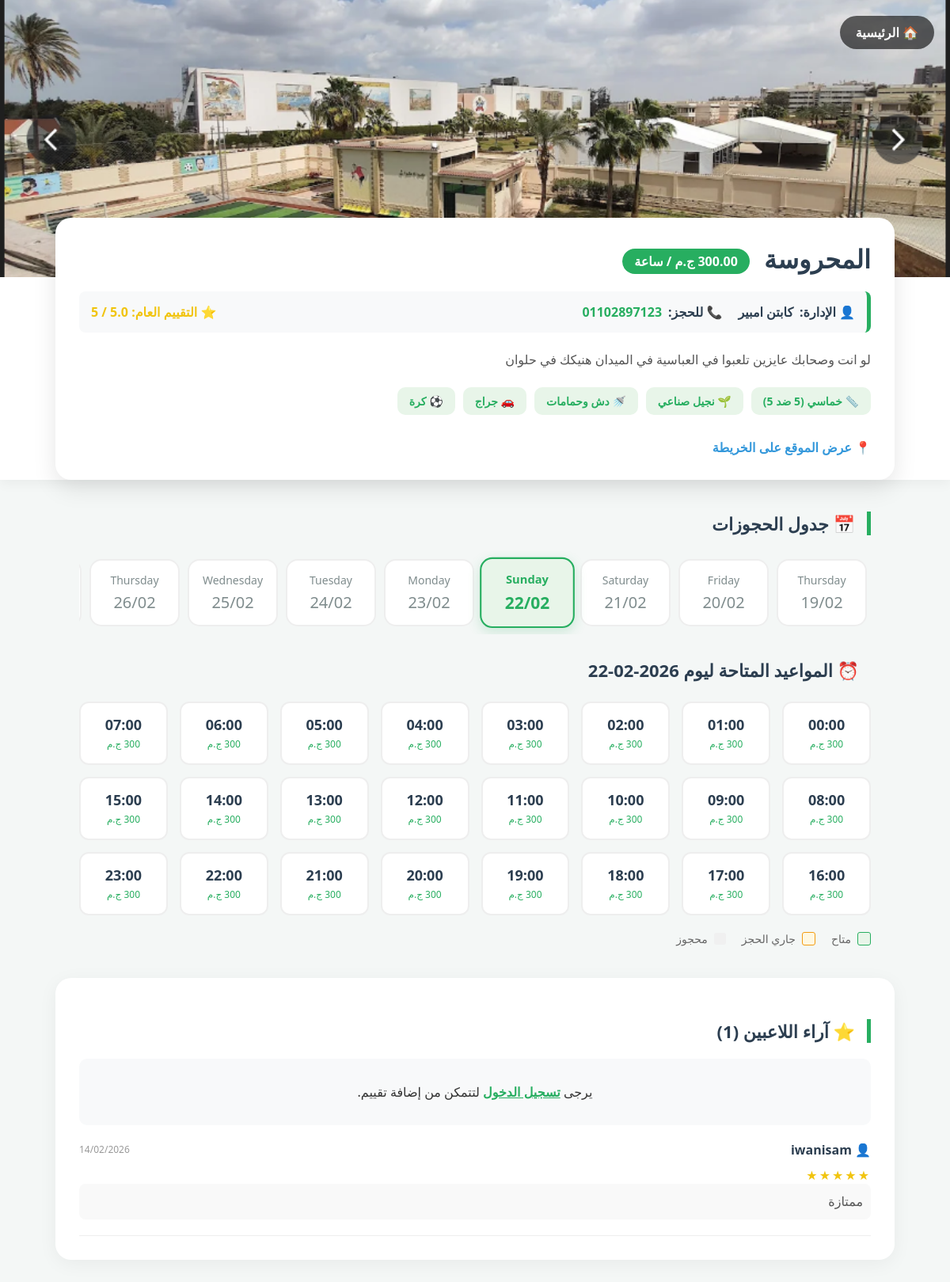
The app's page /pitch/1/?date=2026-02-22 with its own data.
### bookings/models.py (models this page shows, shortened)
class Pitch(models.Model):
    SIZE_CHOICES = [
        ('5x5', 'خماسي (5 ضد 5)'),
        ('7x7', 'سباعي (7 ضد 7)'),
        ('11x11', 'قانوني (11 ضد 11)'),
    ]
    FLOOR_CHOICES = [
        ('Artificial', 'نجيل صناعي'),
        ('Natural', 'نجيل طبيعي'),
        ('Tartan', 'ترتان / مطاط'),
    ]
    name = models.CharField(max_length=100, verbose_name="اسم الملعب")
    price_per_hour = models.DecimalField(max_digits=10, decimal_places=2, verbose_name="سعر الساعة الأساسي")
    image = models.ImageField(upload_to='pitch_images/', blank=True, null=True, verbose_name="صورة الملعب")
    location = models.CharField(max_length=200, blank=True, verbose_name="العنوان نصياً")
    google_map_link = models.URLField(blank=True, null=True, verbose_name="رابط جوجل ماب")
    description = models.TextField(blank=True, verbose_name="وصف ومميزات الملعب")
    phone_number = models.CharField(max_length=15, blank=True, verbose_name="رقم الملعب")
    owner_name = models.CharField(max_length=100, blank=True, verbose_name="اسم صاحب الملعب")
    latitude = models.FloatField(blank=True, null=True, verbose_name="خط العرض (Latitude)")
    longitude = models.FloatField(blank=True, null=True, verbose_name="خط الطول (Longitude)")
    size = models.CharField(max_length=10, choices=SIZE_CHOICES, default='5x5', verbose_name="حجم الملعب")
    floor_type = models.CharField(max_length=20, choices=FLOOR_CHOICES, default='Artificial', verbose_name="نوع الأرضية")
    has_showers = models.BooleanField(default=False, verbose_name="يوجد حمامات/دش")
    has_parking = models.BooleanField(default=False, verbose_name="يوجد جراج")
    has_ball = models.BooleanField(default=True, verbose_name="توفر كرة")
    has_bibs = models.BooleanField(default=False, verbose_name="توفر ماركرات (صديري)")
    class Meta:
        verbose_name = "ملعب"
        verbose_name_plural = "الملاعب"

class Review(models.Model):
    pitch = models.ForeignKey(Pitch, related_name='reviews', on_delete=models.CASCADE, verbose_name="الملعب")
    user = models.ForeignKey(User, on_delete=models.CASCADE, verbose_name="المستخدم")
    rating = models.IntegerField(default=5, verbose_name="التقييم (من 5)")
    comment = models.TextField(blank=True, null=True, verbose_name="التعليق")
    created_at = models.DateTimeField(auto_now_add=True)
    class Meta:
        verbose_name = "تقييم"
        verbose_name_plural = "التقييمات"
        ordering = ['-created_at']

### bookings/views.py (the view, shortened to what this page needs)
# urls.py: path('pitch/<int:pitch_id>/', views.pitch_detail, name='pitch_detail'),
def pitch_detail(request, pitch_id):
    pitch = get_object_or_404(Pitch, id=pitch_id)
    average_rating = pitch.reviews.aggregate(Avg('rating'))['rating__avg'] or 0
    reviews = pitch.reviews.all()
    date_str = request.GET.get('date')
    try: selected_date = datetime.strptime(date_str, '%Y-%m-%d').date()
    except: selected_date = datetime.now().date()
    active_bookings = Booking.objects.filter(
        pitch=pitch, date=selected_date
    ).exclude(status='Cancelled')
    hours_status_map = {int(b.time.split(':')[0]): b.status for b in active_bookings}
    hours_schedule = []
    current_hour = datetime.now().hour
    is_today = (selected_date == datetime.now().date())
    for i in range(24):
        status = hours_status_map.get(i) # هترجع 'Confirmed' أو 'Pending' أو None
        is_past = is_today and i <= current_hour
        hour_price = pitch.price_per_hour
        special_price = PitchPricing.objects.filter(
            pitch=pitch, start_hour__lte=i, end_hour__gt=i
        ).filter(Q(specific_date=selected_date) | Q(specific_date__isnull=True)).order_by('price').first()
        if special_price: hour_price = special_price.price
        hours_schedule.append({
            'hour_display': f"{i:02d}:00",
            'hour_value': i,
            'status': status,      # هنا التغيير المهم: بنبعت الحالة نفسها
            'is_past': is_past,
            'price': hour_price
        })
    days_list = [{'full_date': (datetime.now().date() + timedelta(days=i)).strftime('%Y-%m-%d'),
                  'day_name': (datetime.now().date() + timedelta(days=i)).strftime('%A'),
                  'display': (datetime.now().date() + timedelta(days=i)).strftime('%d/%m')} for i in range(14)]
    related_pitches = Pitch.objects.filter(location=pitch.location).exclude(id=pitch.id)[:3]
    return render(request, 'pitch_detail.html', {
        'pitch': pitch, 'days_list': days_list, 'selected_date': selected_date.strftime('%Y-%m-%d'),
        'hours_schedule': hours_schedule, 'reviews': reviews, 'average_rating': round(average_rating, 1),
        'review_count': reviews.count(), 'related_pitches': related_pitches
    })

### bookings/templates/pitch_detail.html (shortened to what this page needs)
<!DOCTYPE html>
<html dir="rtl" lang="ar">
<head>
</head>
<body>
    <div class="pitch-header">
        <a href="{% url 'home' %}" class="back-btn">🏠 الرئيسية</a>
        {% if pitch.image %}
            <img src="{{ pitch.image.url }}" alt="{{ pitch.name }}" class="cover-image">
        {% else %}
            <div class="cover-image" style="background: linear-gradient(45deg, #2c3e50, #27ae60); display: flex; align-items: center; justify-content: center; color: white; font-size: 80px;">⚽</div>
        {% endif %}
        <div class="pitch-info">
            <div class="pitch-title">
                <h1>{{ pitch.name }} <span class="price-tag">{{ pitch.price_per_hour }} ج.م / ساعة</span></h1>
            </div>
            <div class="owner-box">
                <div class="owner-info">
                    👤 الإدارة: <span>{{ pitch.owner_name|default:"إدارة الملعب" }}</span>
                </div>
                {% if pitch.phone_number %}
                <div class="owner-info">
                    📞 للحجز: <a href="tel:{{ pitch.phone_number }}">{{ pitch.phone_number }}</a>
                </div>
                {% endif %}
                <div class="owner-info" style="margin-right: auto; color: var(--star);">
                    ⭐ التقييم العام: {{ average_rating }} / 5
                </div>
            </div>
            <p class="description">
                {{ pitch.description|default:"لا يوجد وصف إضافي لهذا الملعب حالياً." }}
            </p>
            <div class="features">
                <div class="feature-badge">📏 {{ pitch.get_size_display }}</div>
                <div class="feature-badge">🌱 {{ pitch.get_floor_type_display }}</div>
                {% if pitch.has_showers %}<div class="feature-badge">🚿 دش وحمامات</div>{% endif %}
                {% if pitch.has_parking %}<div class="feature-badge">🚗 جراج</div>{% endif %}
                {% if pitch.has_ball %}<div class="feature-badge">⚽ كرة</div>{% endif %}
            </div>
            {% if pitch.google_map_link %}
                <a href="{{ pitch.google_map_link }}" target="_blank" style="display: inline-block; color: #3498db; font-weight: bold; text-decoration: none; margin-top: 10px;">📍 عرض الموقع على الخريطة</a>
            {% endif %}
        </div>
    </div>
    <div class="container">
        <h3 class="section-title">📅 جدول الحجوزات</h3>
        <div class="days-wrapper">
            {% for day in days_list %}
            <a href="?date={{ day.full_date }}" class="day-card {% if selected_date == day.full_date %}active{% endif %}">
                <span class="day-name">{{ day.day_name }}</span>
                <span class="day-date">{{ day.display }}</span>
            </a>
            {% endfor %}
        </div>
        <h3 class="section-title" style="margin-top: 30px; border: none;">⏰ المواعيد المتاحة ليوم {{ selected_date }}</h3>
        <div class="schedule-grid">
            {% for hour in hours_schedule %}
                {% if hour.status == 'Confirmed' %}
                    <div class="time-slot booked">
                        <span class="slot-time">{{ hour.hour_display }}</span>
                    </div>
                {% elif hour.status == 'Pending' %}
                    <div class="time-slot pending">
                        <span class="slot-time">{{ hour.hour_display }}</span>
                    </div>
                {% elif hour.is_past %}
                    <div class="time-slot past">
                        <span class="slot-time">{{ hour.hour_display }}</span>
                    </div>
                {% else %}
                    <a href="{% url 'booking_confirm' pitch.id hour.hour_value %}?date={{ selected_date }}" class="time-slot available">
                        <span class="slot-time">{{ hour.hour_display }}</span>
                        <span style="font-size: 12px; color: var(--primary);">
                            {% if hour.price %}
                                {{ hour.price|floatformat:0 }} ج.م
                            {% else %}
                                احجز
                            {% endif %}
                        </span>
                    </a>
                {% endif %}
            {% endfor %}
        </div>
        <div style="margin-top: 20px; display: flex; gap: 20px; font-size: 14px; color: #666; flex-wrap: wrap;">
            <div style="display: flex; align-items: center; gap: 8px;"><span style="width: 15px; height: 15px; background: #e8f5e9; border: 1px solid var(--primary); border-radius: 3px;"></span> متاح</div>
            <div style="display: flex; align-items: center; gap: 8px;"><span style="width: 15px; height: 15px; background: #fff8e1; border: 1px solid #f39c12; border-radius: 3px;"></span> جاري الحجز</div>
            <div style="display: flex; align-items: center; gap: 8px;"><span style="width: 15px; height: 15px; background: #f0f0f0; border-radius: 3px;"></span> محجوز</div>
        </div>
    </div>
    <div class="container rating-box">
        <h3 class="section-title">⭐ آراء اللاعبين ({{ review_count }})</h3>
        {% if user.is_authenticated %}
        <form method="POST" style="background: #fcfcfc; padding: 20px; border-radius: 15px; border: 1px solid #eee; margin-bottom: 30px;">
            {% csrf_token %}
            <h4 style="margin-top: 0; color: var(--dark);">شاركنا تجربتك:</h4>
            <div class="star-rating">
                <input type="radio" name="rating" id="star5" value="5"><label for="star5">★</label>
                <input type="radio" name="rating" id="star4" value="4"><label for="star4">★</label>
                <input type="radio" name="rating" id="star3" value="3"><label for="star3">★</label>
                <input type="radio" name="rating" id="star2" value="2"><label for="star2">★</label>
                <input type="radio" name="rating" id="star1" value="1"><label for="star1">★</label>
            </div>
            <textarea name="comment" placeholder="كيف كانت حالة الملعب؟ هل الخدمات جيدة؟" rows="3" style="width: 100%; padding: 12px; border-radius: 8px; border: 1px solid #ddd; resize: vertical; box-sizing: border-box;"></textarea>
            <button type="submit" style="background: var(--dark); color: white; border: none; padding: 10px 25px; border-radius: 8px; font-weight: bold; margin-top: 10px; cursor: pointer;">نشر التقييم</button>
        </form>
        {% else %}
            <div style="background: #f8f9fa; padding: 15px; border-radius: 10px; text-align: center;">
                <p>يرجى <a href="{% url 'login' %}" style="color: var(--primary); font-weight: bold;">تسجيل الدخول</a> لتتمكن من إضافة تقييم.</p>
            </div>
        {% endif %}
        {% for review in reviews %}
        <div class="review-item">
            <div class="review-header">
                <span class="review-user">👤 {{ review.user.username }}</span>
                <span class="review-date">{{ review.created_at|date:"d/m/Y" }}</span>
            </div>
            <div class="review-stars">
                {% if review.rating == 5 %}★★★★★{% endif %}
            </div>
            <p class="review-text">{{ review.comment }}</p>
        </div>
        {% empty %}
            <p style="text-align: center; color: #999; padding: 20px;">لا توجد تقييمات بعد. كن أول من يقيم!</p>
        {% endfor %}
    </div>
</body>
</html>

### bookings/templates/pitch_detail.html (style rules this page uses)
:root { --primary: #27ae60; --dark: #2c3e50; --light: #f4f7f6; --white: #ffffff; --grey: #bdc3c7; --booked: #e74c3c; --star: #f1c40f; --pending: #f39c12; }
body { font-family: 'Segoe UI', Tahoma, Geneva, Verdana, sans-serif; background-color: var(--light); margin: 0; padding: 0; color: #333; }
.pitch-header { position: relative; background: var(--white); margin-bottom: 20px; box-shadow: 0 4px 15px rgba(0,0,0,0.05); }
.cover-image { width: 100%; height: 350px; object-fit: cover; background-color: #ddd; }
.pitch-info { max-width: 1000px; margin: -80px auto 0; position: relative; background: white; padding: 30px; border-radius: 20px; box-shadow: 0 10px 30px rgba(0,0,0,0.1); width: 90%; }
.pitch-title h1 { margin: 0 0 10px 0; color: var(--dark); font-size: 32px; }
.price-tag { background: var(--primary); color: white; padding: 5px 15px; border-radius: 50px; font-size: 16px; font-weight: bold; vertical-align: middle; margin-right: 10px; }
.owner-box { background: #f8f9fa; border-right: 5px solid var(--primary); padding: 15px; border-radius: 8px; margin: 20px 0; display: flex; flex-wrap: wrap; gap: 20px; align-items: center; }
.owner-info { display: flex; align-items: center; gap: 8px; font-weight: bold; color: var(--dark); }
.owner-info a { color: var(--primary); text-decoration: none; }
.features { display: flex; gap: 10px; flex-wrap: wrap; margin: 20px 0; }
.feature-badge { background: #e8f5e9; color: var(--primary); padding: 8px 15px; border-radius: 10px; font-size: 14px; font-weight: 600; }
.description { color: #555; line-height: 1.8; margin-bottom: 20px; font-size: 16px; }
.container { max-width: 1000px; margin: 40px auto; padding: 0 20px; }
.section-title { margin-bottom: 20px; color: var(--dark); border-right: 5px solid var(--primary); padding-right: 15px; font-size: 22px; }
.days-wrapper { display: flex; gap: 10px; overflow-x: auto; padding: 10px 5px; scrollbar-width: none; -webkit-overflow-scrolling: touch; }
.day-card { flex: 0 0 auto; width: 90px; text-align: center; padding: 15px 10px; border: 2px solid #eee; border-radius: 15px; text-decoration: none; color: #7f8c8d; background: white; transition: 0.3s; }
.day-card.active { border-color: var(--primary); background: #e8f5e9; color: var(--primary); transform: scale(1.05); font-weight: bold; box-shadow: 0 5px 15px rgba(39, 174, 96, 0.2); }
.day-name { display: block; font-size: 14px; margin-bottom: 5px; }
.day-date { font-size: 20px; }
.schedule-grid { display: grid; grid-template-columns: repeat(auto-fill, minmax(110px, 1fr)); gap: 15px; margin-top: 25px; }
.time-slot { background: white; border: 2px solid #eee; border-radius: 12px; padding: 15px 0; text-align: center; text-decoration: none; color: var(--dark); transition: 0.2s; position: relative; overflow: hidden; }
.slot-time { font-size: 18px; font-weight: bold; display: block; }
.rating-box { background: white; padding: 30px; border-radius: 20px; margin-top: 40px; box-shadow: 0 5px 25px rgba(0,0,0,0.05); }
.review-item { border-bottom: 1px solid #eee; padding: 20px 0; }
.review-header { display: flex; justify-content: space-between; align-items: center; margin-bottom: 10px; }
.review-user { font-weight: bold; color: var(--dark); display: flex; align-items: center; gap: 8px; }
.review-stars { color: var(--star); letter-spacing: 2px; }
.review-date { font-size: 12px; color: #999; }
.review-text { color: #555; line-height: 1.6; margin: 0; background: #f9f9f9; padding: 10px; border-radius: 8px; }
.back-btn { position: absolute; top: 20px; right: 20px; background: rgba(0,0,0,0.6); color: white; padding: 10px 20px; border-radius: 30px; text-decoration: none; font-weight: bold; z-index: 10; }

### records on screen
Pitch: image (picture), name "المحروسة", price_per_hour "300.00", owner_name "كابتن امبير", phone_number "01102897123", description "لو انت وصحابك عايزين تلعبوا في العباسية في الميدان هنيكك في حلوان", size "خماسي (5 ضد 5)", floor_type "نجيل صناعي", price "300" "300" "300" "300" "300" "300" "300" "300" "300" "300" "300" "300" "300" "300" "300" "300" "300" "300" "300" "300" "300"
Review: user.username "iwanisam", created_at "14/02/2026", comment "ممتازة"

### other values on screen
{{ average_rating }} "5.0"
{{ day.day_name }} "Thursday" "Friday" "Saturday" "Sunday" "Monday" "Tuesday" "Wednesday" "Thursday"
{{ day.display }} "19/02" "20/02" "21/02" "22/02" "23/02" "24/02" "25/02" "26/02"
{{ selected_date }} "2026-02-22"
{{ hour.hour_display }} "00:00" "01:00" "02:00" "03:00" "04:00" "05:00" "06:00" "07:00" "08:00" "09:00" "10:00" "11:00" "12:00" "13:00" "14:00" "15:00" "16:00" "17:00" "18:00" "19:00" "20:00" "21:00" "22:00" "23:00"
{{ review_count }} "1"
